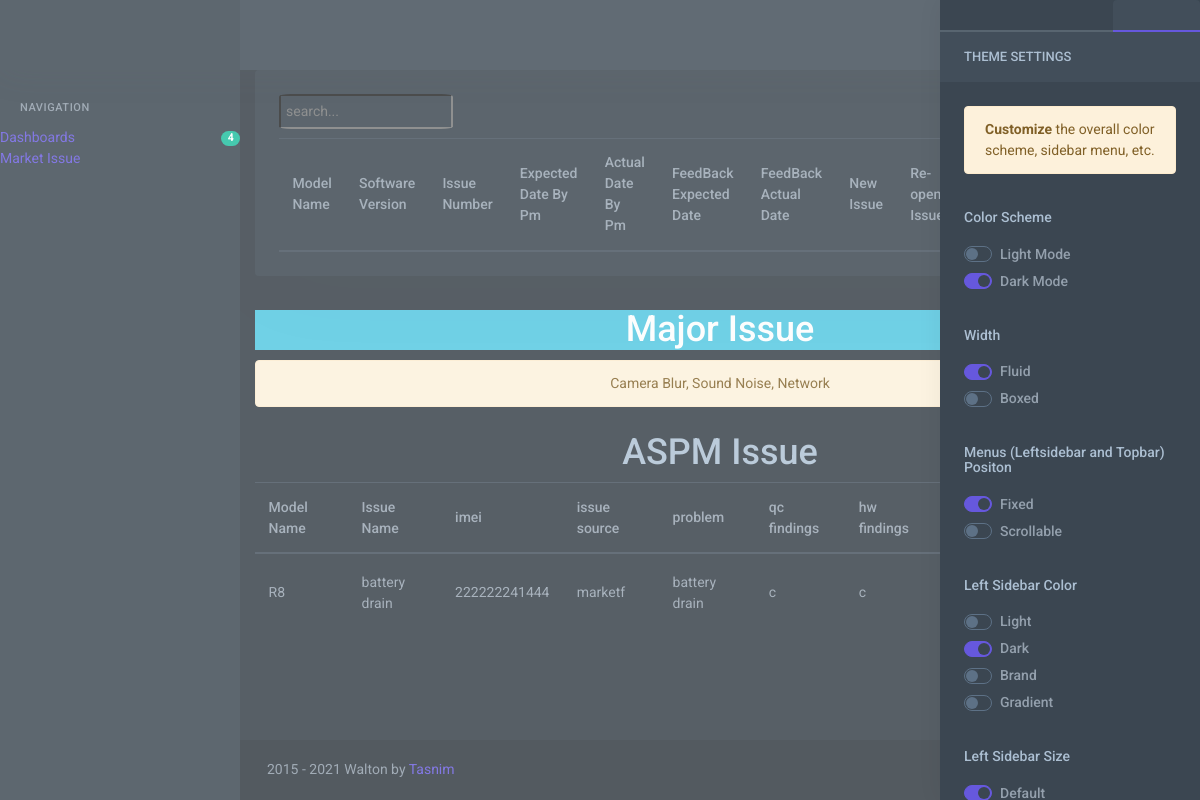
The page /model_detail/3 on the database its author committed.
### aspmissue/models.py (models this page shows)
class IssueAnalysis(models.Model):
    model = models.ForeignKey(ModelName, on_delete=models.CASCADE, null=True)
    issue_name = models.CharField(max_length=200, null=True)
    imei = models.CharField(max_length=200, null=True)
    issue_source = models.CharField(max_length=200, null=True)
    problem = models.CharField(max_length=2000, null=True)
    qc_findings = models.TextField(null=True)
    hw_findings = models.TextField(null=True)
    root_cause = models.TextField(null=True, blank=True)
    evidence = models.FileField(upload_to='')
    posted_on = models.DateTimeField(auto_now_add=True, auto_now=False)
    updated_on = models.DateTimeField(auto_now_add=False, auto_now=True)
    def __str__(self):
        return self.issue_name + " " + self.model.modelname

class ModelName(models.Model):
    supplier = models.ForeignKey(Supplier, on_delete=models.CASCADE, null=True)
    modeltype = models.ForeignKey(ModelType, on_delete=models.CASCADE, null=True, blank=True)
    modelname = models.CharField(max_length=200)
    modeldescription = models.CharField(max_length=200, null=True)
    def __str__(self):
        return self.modelname

### aspmissue/views.py (the view)
# urls.py: path('model_detail/<int:id>', views.modelDetail, name='modelDetail'),
def modelDetail(request, id):
    context = dict()
    modeltest = ModelName.objects.get(pk=id)
    issue_detail = MajorIssue.objects.filter(modelname=id).values('issue')
    print(issue_detail)
    issue_summary = IssueSummary.objects.filter(model=modeltest)
    issue_analysis = IssueAnalysis.objects.filter(model=modeltest)
    print(issue_analysis)
    context['issue_summary'] = issue_summary
    context['issue_detail'] = issue_detail
    context['issue_analysis'] = issue_analysis
    return render(request, 'aspmissue/issue_summary.html', context)

### aspmissue/templates/aspmissue/issue_summary.html (shortened to what this page needs)
 {% extends 'aspmissue/base.html' %}
   {% load static %}
   {% block content %}
       <form method="post" id="forminsert">
                    <div class="row">
                            <div class="col-12">
                                <div class="card">
                                    <div class="card-body">
                                        <div  class="table-responsive">
                                            <input id="myInput"  type="text" placeholder="search..."  style="float: left;  background-color: #36404a; color: #909aa5; margin-bottom: 1%; border-radius: 7%;padding: 5px;" />
                                            <table class="table table-centered mb-0 test " id="grouptable">
                                                <thead>
                                                    <tr>
                                                        <th>Model Name</th>
                                                        <th>Software Version</th>
                                                        <th>Issue Number </th>
                                                        <th>Expected Date By Pm</th>
                                                        <th>Actual Date By Pm</th>
                                                        <th>FeedBack Expected Date  </th>
                                                        <th>FeedBack Actual Date  </th>
                                                        <th>New Issue</th>
                                                        <th>Re-open Issue</th>
                                                        <th>closed Issue</th>
                                                        <th>Is Mp</th>
                                                        <th>Delay By</th>
                                                        <th>Delay PM</th>
                                                    </tr>
                                                </thead>
                                            </table>
                                        </div>
                                    </div>
                                </div>
                            </div>
                    </div>
         </form>
                  <h1 class="btn-info  " style="text-align: center" > Major Issue</h1>
                                                {% for issue_details in issue_detail %}
                                     <div class="alert alert-warning" style="text-align: center">
                                     <strong></strong> {{ issue_details.issue }}</div>
                                                {% endfor %}
  <div  class="table-responsive">
    <h1  style="text-align: center" > ASPM Issue</h1>
                                            <table class="table table-centered mb-0 test " id="grouptable">
                                                <thead>
                                                    <tr>
                                                        <th>Model Name</th>
                                                        <th>Issue Name</th>
                                                        <th>imei </th>
                                                        <th>issue source</th>
                                                        <th>problem</th>
                                                        <th>qc findings  </th>
                                                        <th>hw findings</th>
                                                        <th>root cause</th>
                                                        <th>evidence</th>
                                                    </tr>
                                                </thead>
                                                <tbody>
                                                {% for analysis in issue_analysis %}
                                                <tr>
                                                       <td> {{analysis.model }}</td>
                                                       <td> {{analysis.issue_name }}</td>
                                                       <td> {{analysis.imei }}</td>
                                                       <td> {{analysis.issue_source }}</td>
                                                       <td> {{analysis.problem }}</td>
                                                       <td> {{analysis.qc_findings }}</td>
                                                       <td> {{analysis.hw_findings }}</td>
                                                       <td> {{analysis.root_cause }}</td>
                                                       <td><img style="height: 50px; width: 50px" src="{{analysis.evidence.url }}" /> </td>
                                                </tr>
                                                {% endfor %}
                                                </tbody>
                                            </table>
                                        </div>
{% endblock %}

### rows shown on the page
IssueAnalysis: model "R8", issue_name "battery drain", imei "222222241444", issue_source "marketf", problem "battery drain", qc_findings "c", hw_findings "c"

### other values the page prints
{{ issue_details.issue }} "Camera Blur, Sound Noise, Network"
